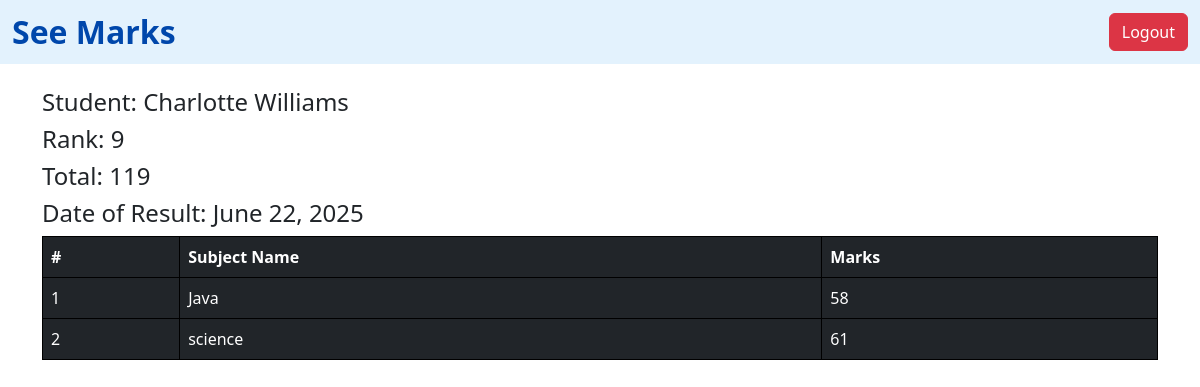
/see_marks/81/, run on the app's committed database.
### vege/models.py (models this page shows, shortened)
class Student(models.Model):
    student_name = models.CharField(max_length=100)
    student_id = models.OneToOneField(StudentID, related_name="studentid", on_delete=models.CASCADE)
    student_email = models.EmailField(unique=True)
    department = models.ForeignKey(Department, on_delete=models.CASCADE)
    student_age = models.IntegerField(default=18)
    student_address = models.TextField(default = 100)
    is_active = models.BooleanField(default=True)
    class Meta:
        ordering = ['student_name']
        verbose_name = "student"

class ReportCard(models.Model):
    student = models.ForeignKey(Student, on_delete=models.CASCADE)
    student_rank = models.IntegerField()
    date_of_report_card_generation = models.DateField(auto_now_add=True)
    class Meta:
        unique_together = ['student_rank', 'date_of_report_card_generation']

class SubjectMarks(models.Model):
    student = models.ForeignKey(Student, related_name="studentmarks", on_delete=models.CASCADE)
    subject = models.ForeignKey(Subjects, on_delete=models.CASCADE)
    marks = models.IntegerField()
    class Meta:
        unique_together = ['student' , 'subject']

class Subjects(models.Model):
    subject_name = models.CharField(max_length = 100)

### vege/views.py (the view)
# urls.py: path('see_marks/<int:student_id>/', see_marks, name='see_marks'),
def see_marks(request, student_id):
    try:
        student = Student.objects.get(student_id__id=student_id)
        queryset = SubjectMarks.objects.filter(student=student)
        total_marks = queryset.aggregate(total_marks=Sum('marks'))
        report_card = ReportCard.objects.filter(student=student).first()
    except Student.DoesNotExist:
        student = None
        queryset = []
        total_marks = {'total_marks': 0}
        report_card = None
    return render(request, 'report/see_marks.html', {
        'student': student,
        'queryset': queryset,
        'total_marks': total_marks,
        'report_card': report_card,
    })

### vege/templates/report/see_marks.html
{% extends "base.html" %}
{% block start %}
<nav class="navbar navbar-expand-lg" style="background-color: #e3f2fd;">
    <div class="container-fluid">
        <span class="navbar-brand mb-0 h1 fw-bold" style="font-size: 2rem; color: #0047ab;">See Marks</span>
        <div class="d-flex">
            <a href="{% url 'logout' %}" class="btn btn-danger">Logout</a>
        </div>
    </div>
</nav>
<div class="container mt-4">
    <h4>Student: {{ student.student_name }}</h4>
{% if report_card %}
    <h4>Rank: {{ report_card.student_rank }}</h4>
{% else %}
    <h4 class="text-danger">Rank: Not Available</h4>
{% endif %}
<h4>Total: {{ total_marks.total_marks }}</h4>
<h4>Date of Result: {{ report_card.date_of_report_card_generation }}</h4>
    <table class="table table-dark">
        <thead>
            <tr>
                <th>#</th>
                <th>Subject Name</th>
                <th>Marks</th>
            </tr>
        </thead>
        <tbody>
            {% for marks in queryset %}
            <tr>
                <td>{{ forloop.counter }}</td>
                <td>{{ marks.subject.subject_name }}</td>
                <td>{{ marks.marks }}</td>
            </tr>
            {% empty %}
            <tr>
                <td colspan="3" class="text-center">No marks found.</td>
            </tr>
            {% endfor %}
        </tbody>
    </table>
</div>
{% endblock %}

### core/templates/base.html (style rules this page uses)
table, th, td { border: 1px solid black; }

### data on the page
Student: student_name "Charlotte Williams"
ReportCard: student_rank "9", date_of_report_card_generation "June 22, 2025"
SubjectMarks: subject.subject_name "Java", marks "58"
SubjectMarks: subject.subject_name "science", marks "61"

### other printed values
{{ total_marks.total_marks }} "119"
